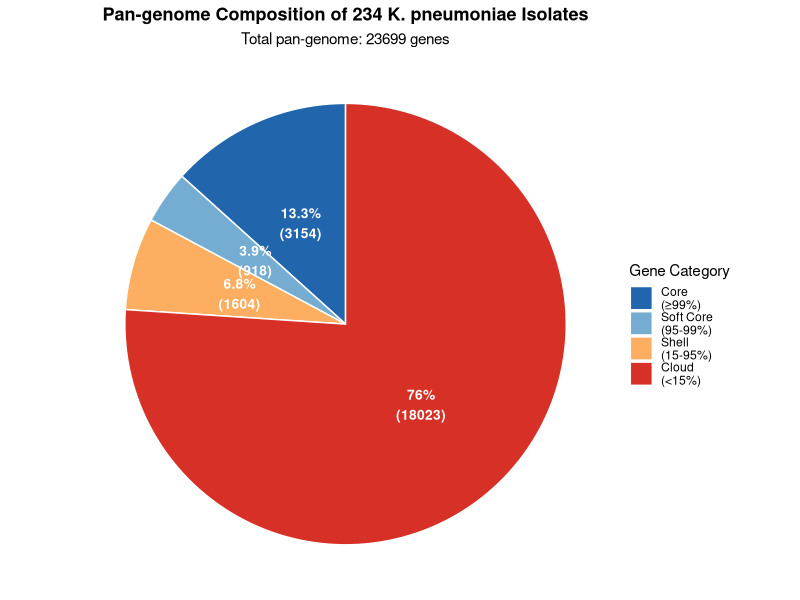
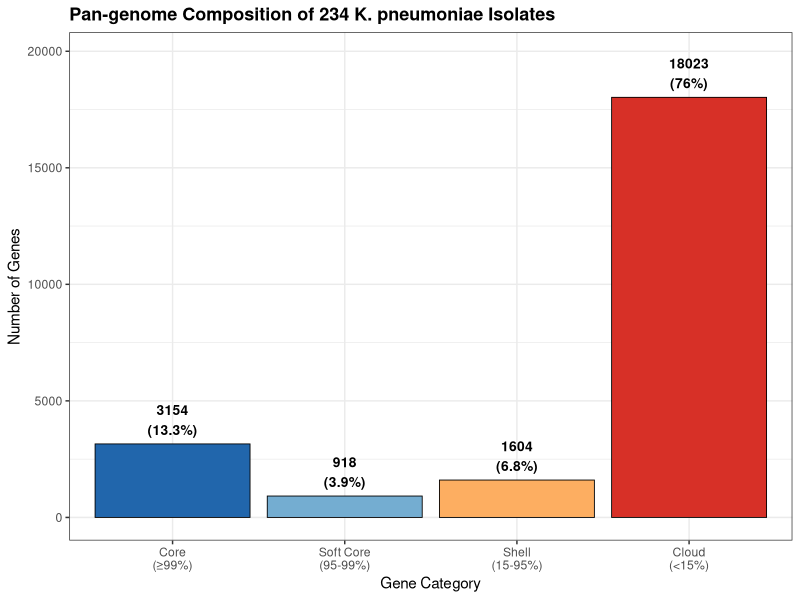

These figures' R source, in order:
library(ggplot2)

# Pan-genome composition
categories <- c("Core\n(≥99%)", "Soft Core\n(95-99%)", "Shell\n(15-95%)", "Cloud\n(<15%)")
counts <- c(3154, 918, 1604, 18023)
total <- sum(counts)
percentages <- round(counts/total*100, 1)

df <- data.frame(
  category = factor(categories, levels = categories),
  count = counts,
  percentage = percentages
)

colours <- c("#2166ac", "#74add1", "#fdae61", "#d73027")

p1 <- ggplot(df, aes(x = "", y = count, fill = category)) +
  geom_bar(stat = "identity", width = 1, colour = "white", linewidth = 0.5) +
  coord_polar("y", start = 0) +
  scale_fill_manual(values = colours) +
  labs(title = "Pan-genome Composition of 234 K. pneumoniae Isolates",
       subtitle = paste0("Total pan-genome: ", total, " genes"),
       fill = "Gene Category") +
  theme_void() +
  theme(plot.title = element_text(size = 13, face = "bold", hjust = 0.5),
        plot.subtitle = element_text(hjust = 0.5),
        legend.position = "right") +
  geom_text(aes(label = paste0(percentage, "%\n(", count, ")")),
            position = position_stack(vjust = 0.5), size = 3.5, colour = "white", fontface = "bold")

ggsave("/scratch/users/k22017808/KP_Research_Project/plots/pangenome_composition.png",
       plot = p1, width = 10, height = 7, dpi = 300)

# Bar chart version
p2 <- ggplot(df, aes(x = category, y = count, fill = category)) +
  geom_bar(stat = "identity", colour = "black", linewidth = 0.3) +
  scale_fill_manual(values = colours) +
  geom_text(aes(label = paste0(count, "\n(", percentage, "%)")),
            vjust = -0.3, size = 3.5, fontface = "bold") +
  labs(title = "Pan-genome Composition of 234 K. pneumoniae Isolates",
       x = "Gene Category", y = "Number of Genes") +
  theme_bw() +
  theme(plot.title = element_text(size = 13, face = "bold"),
        legend.position = "none") +
  ylim(0, max(counts) * 1.1)

ggsave("/scratch/users/k22017808/KP_Research_Project/plots/pangenome_barchart.png",
       plot = p2, width = 10, height = 7, dpi = 300)

cat("Pan-genome plots saved\n")
